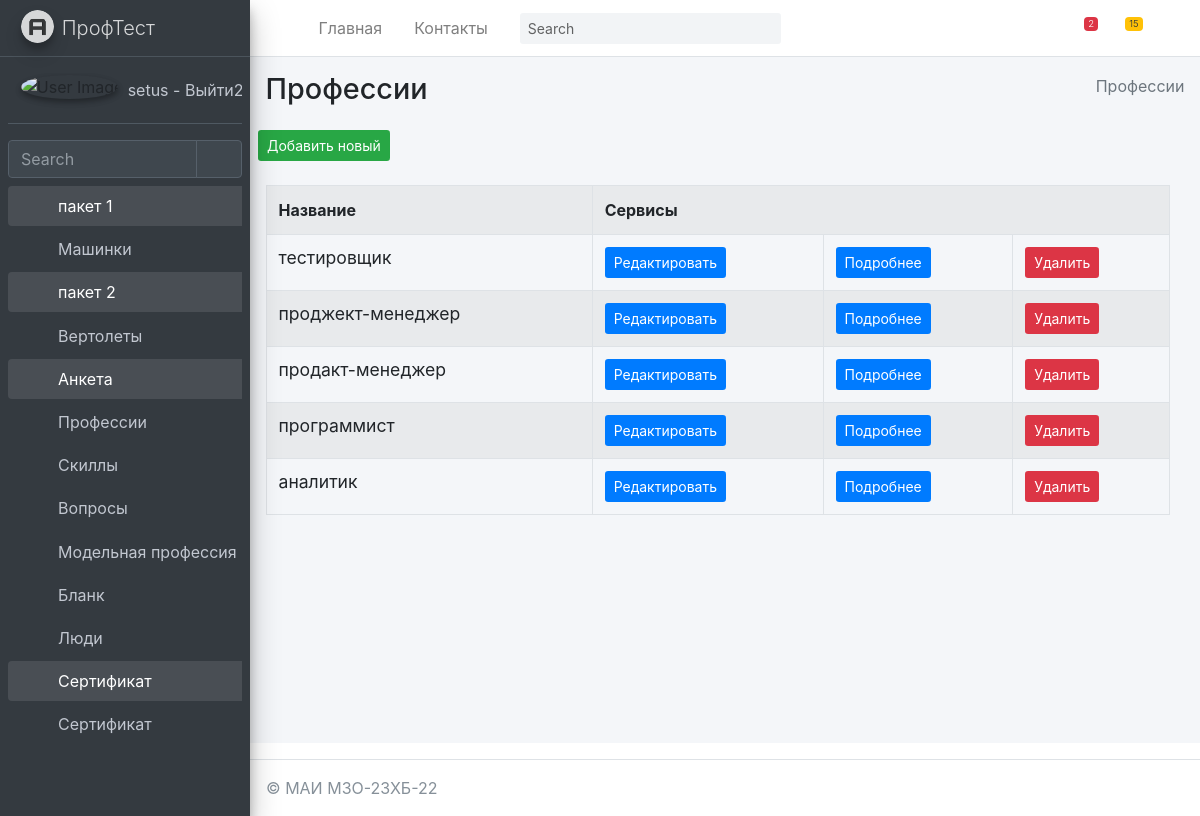
The page /anketa/professions/ (signed in) on the database its author committed.
### mysite/anketa/models.py (models this page shows, shortened)
class Professions(models.Model):
    title = models.TextField(max_length=50, verbose_name="Название")
    class Meta:
        ordering = ["-title"]
        verbose_name = "Профессия"
        verbose_name_plural = "Профессии"

### mysite/anketa/views.py (the view)
# urls.py: path('professions/', ProfessionsView.as_view(), name='professions'),
@method_decorator(login_required(login_url='/login/'), name='dispatch')
class ProfessionsView(ListView):
	model = Professions
	context_object_name = 'professions_list'
	success_url = reverse_lazy('anketa:ProfessionsView')
	paginate_by = item_for_page
	def get_context_data(self, *, object_list=None, **kwargs):
		context = super(ProfessionsView,self).get_context_data(**kwargs)
		context['sometry'] = self.model._meta.verbose_name_plural
		context['col1name'] = self.model._meta.get_field("title").verbose_name
		context['collastname'] = 'Cервисы'
		return context

### mysite/anketa/templates/anketa/professions_list.html (shortened to what this page needs)
{% extends "anketa/base.html" %}
{% block content %}
{% load anketa_tags %}
<div class="content-wrapper">
    {% block sidebar %}
    {% include 'anketa/includes/_breadcrumb.html' %}
    {% endblock %}
    <section class="content">
        <button class="btn bg-success btn-sm">
            <a href="{% url 'anketa:ProfessionCreate' %}" class=''>
                Добавить новый
            </a>
        </button>
        <br><br>
        <div class="container-fluid row">
            <div class="col-md-12">
                <table class="table table-striped table-bordered ">
                    <tr>
                        <th class="w-10">{{ col1name }}</th>
                        <th colspan="3">Сервисы</th>
                    </tr>
                    {% for item in professions_list %}
                    <tr>
                        <td>
                            <h5 class="card-title">
                                {{ item.title }}
                            </h5>
                        </td>
                        <td>
                            <button class="btn bg-primary  btn-sm">
                                <a href="{% url 'anketa:ProfessionUpdate' item.pk %}">Редактировать</a>
                            </button>
                        </td>
                        <td>
                            <button class="btn bg-primary  btn-sm">
                                <a href="{% url 'anketa:ProfessionDetail' item.pk %}">Подробнее</a>
                            </button>
                        </td>
                        <td>
                            <button class="btn bg-danger  btn-sm" >
                                <a href="{% url 'anketa:ProfessionDelete' item.pk %}">Удалить</a>
                            </button>
                        </td>
                    </tr>
                    {% endfor %}
                </table>
            </div>
        </div>
    </section>
</div>
{% endblock %}

### mysite/templates/includes/full_sidebar.html
<aside class="main-sidebar sidebar-dark-primary elevation-4">
    <a href="/" class="brand-link">
        <img src="{{ ASSETS_ROOT }}/img/AdminLTELogo.png" alt="AdminLTE Logo" class="brand-image img-circle elevation-3"
             style="opacity: .8">
        <span class="brand-text font-weight-light">ПрофТест</span>
    </a>
    <div class="sidebar">
        <div class="user-panel mt-3 pb-3 mb-3 d-flex">
            <div class="image">
                <img src="{{ ASSETS_ROOT }}/img/user2-160x160.jpg" class="img-circle elevation-2" alt="User Image">
            </div>
            <div class="info">
                <a href="{% url 'logout' %}" class="d-block">
                    {{ request.user.username }} - Выйти2
                </a>
            </div>
        </div>
        <div class="form-inline">
            <div class="input-group" data-widget="sidebar-search">
                <input class="form-control form-control-sidebar" type="search" placeholder="Search" aria-label="Search">
                <div class="input-group-append">
                    <button class="btn btn-sidebar">
                        <i class="fas fa-search fa-fw"></i>
                    </button>
                </div>
            </div>
        </div>
        <nav class="mt-2">
            <ul class="nav nav-pills nav-sidebar flex-column" data-widget="treeview" role="menu" data-accordion="false">
                {% for item1 in SIDEBAR %}
                    <li class="nav-item {% if 'children' in item1 %} has-treeview menu-is-opening menu-open {% endif %}">
                    <a href="{% if 'children' in item1 %}#{% else %}{{ item1.url }}{% endif %}" class="nav-link">
                        <i class="nav-icon fas fa-circle {{ item1.color }}"></i>
                        <p>
                            {{ item1.name }}
                            {% if 'children' in item1 %}<i class="right fas fa-angle-left"></i>{% endif %}
                        </p>
                    </a>
                    <ul class="nav nav-treeview">
                    {% if 'children' in item1 %}
                        {% for item2 in item1.children %}
                            <li class="nav-item">
                                <a href="{{ item2.url }}" class="nav-link">
                                    <i class="far fa-circle nav-icon"></i>
                                    <p>{{ item2.name }}</p>
                                </a>
                            </li>
                        {% endfor %}
                    {% endif %}
                    </ul>
                    </li>
                {% endfor %}
            </ul>
        </nav>
    </div>
</aside>

### rows shown on the page
Professions: title "тестировщик"
Professions: title "проджект-менеджер"
Professions: title "продакт-менеджер"
Professions: title "программист"
Professions: title "аналитик"

### other values the page prints
{{ request.user.username }} "setus"
{{ item1.name }} "пакет 1" "пакет 2" "Анкета" "Сертификат"
{{ item2.name }} "Машинки" "Вертолеты" "Профессии" "Скиллы" "Вопросы" "Модельная профессия" "Бланк" "Люди" "Сертификат"
{{ sometry }} "Профессии"
{{ col1name }} "Название"
